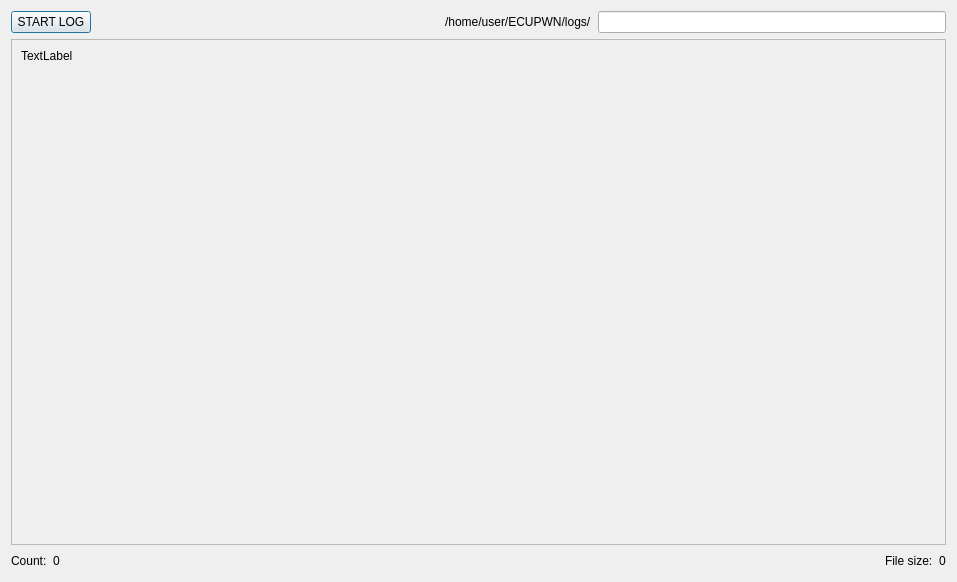
<?xml version="1.0" encoding="UTF-8"?>
<ui version="4.0">
 <class>CanLogger</class>
 <widget class="QDialog" name="CanLogger">
  <property name="geometry">
   <rect>
    <x>0</x>
    <y>0</y>
    <width>957</width>
    <height>582</height>
   </rect>
  </property>
  <property name="windowTitle">
   <string>Dialog</string>
  </property>
  <layout class="QVBoxLayout" name="verticalLayout">
   <item>
    <layout class="QHBoxLayout" name="horizontalLayout">
     <item>
      <widget class="QPushButton" name="stateToggle">
       <property name="text">
        <string>START LOG</string>
       </property>
      </widget>
     </item>
     <item>
      <spacer name="horizontalSpacer">
       <property name="orientation">
        <enum>Qt::Horizontal</enum>
       </property>
       <property name="sizeHint" stdset="0">
        <size>
         <width>40</width>
         <height>20</height>
        </size>
       </property>
      </spacer>
     </item>
     <item>
      <widget class="QLabel" name="label_3">
       <property name="text">
        <string>/home/user/ECUPWN/logs/</string>
       </property>
      </widget>
     </item>
     <item>
      <widget class="QLineEdit" name="log_name"/>
     </item>
    </layout>
   </item>
   <item>
    <widget class="QScrollArea" name="log_container">
     <property name="sizeAdjustPolicy">
      <enum>QAbstractScrollArea::AdjustToContents</enum>
     </property>
     <property name="widgetResizable">
      <bool>true</bool>
     </property>
     <widget class="QWidget" name="layout">
      <property name="geometry">
       <rect>
        <x>0</x>
        <y>0</y>
        <width>937</width>
        <height>502</height>
       </rect>
      </property>
      <layout class="QVBoxLayout" name="verticalLayout_2">
       <item>
        <widget class="QLabel" name="label_4">
         <property name="text">
          <string>TextLabel</string>
         </property>
        </widget>
       </item>
       <item>
        <spacer name="verticalSpacer">
         <property name="orientation">
          <enum>Qt::Vertical</enum>
         </property>
         <property name="sizeHint" stdset="0">
          <size>
           <width>20</width>
           <height>40</height>
          </size>
         </property>
        </spacer>
       </item>
      </layout>
     </widget>
    </widget>
   </item>
   <item>
    <layout class="QHBoxLayout" name="horizontalLayout_2">
     <item>
      <widget class="QLabel" name="label">
       <property name="text">
        <string>Count:</string>
       </property>
      </widget>
     </item>
     <item>
      <widget class="QLabel" name="can_count">
       <property name="text">
        <string>0</string>
       </property>
      </widget>
     </item>
     <item>
      <spacer name="horizontalSpacer_2">
       <property name="orientation">
        <enum>Qt::Horizontal</enum>
       </property>
       <property name="sizeHint" stdset="0">
        <size>
         <width>40</width>
         <height>20</height>
        </size>
       </property>
      </spacer>
     </item>
     <item>
      <widget class="QLabel" name="label_2">
       <property name="text">
        <string>File size:</string>
       </property>
      </widget>
     </item>
     <item>
      <widget class="QLabel" name="log_size">
       <property name="text">
        <string>0</string>
       </property>
      </widget>
     </item>
    </layout>
   </item>
  </layout>
 </widget>
 <resources/>
 <connections/>
</ui>
